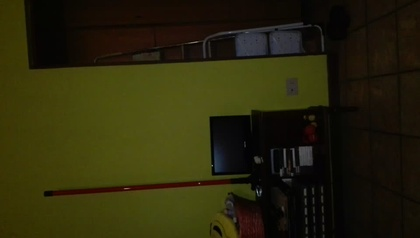
%> input picture Dataset/Demo4/bkg/IMG_0001.jpg, 420 x 238 px, shrunk from 1920 x 1088 before the run; its folder holds only this picture in this run
$ octave Demo4.m   (GNU Octave 9; MATLAB toolbox functions it lacks are replaced by stand-ins)
%> lines starting %> are read from the running program, lines starting %| are printed output that depends on the picture
### Utils/loadImages.m
function images = loadImages(folderName, format, montageOn)
%
%  Input(s):
%           folderName - name of the folder containing the images
%           format - format of the images to be loaded
%           montageOn - 1 if we want to show a montage of all the loaded
%                       images, 0 otherwise
%  Output(s):
%           images - loaded images
%
    imgRoot = strcat('./',folderName,'/');
    imnames=dir([imgRoot '*' format]);

    num_imgs = length(imnames);
    images = cell(num_imgs,1);

    for i=1:num_imgs
        imname=[imgRoot imnames(i).name];
        images{i} = imread(imname);
    end

    if montageOn
        folderPaths = {imnames.folder}';
        names = {imnames.name}';
        montage(strcat(folderPaths,'/',names));
    end
end

### SilhouetteExtraction/hsvSubtraction.m
function silhouettes = hsvSubtraction(bkgs,imgs,varargin)
%
%  Input(s):
%           bkgs - images of the background, used to average over time
%           imgs - images in which we want to extract a target silhouette
%           varargin - optional argument describing the window size when
%                      using median filter to denoise the foreground
%  Output(s):
%           silhouettes - the extracted silhouettes from the input images
%

    % Input arguments error checks and parsing
    if length(bkgs) < 1
        error('myfuns:hsvSubtraction:TooFewInputs', ...
            'Function requires at least one background image.');
    end

    if length(varargin) < 1
        filtWinSize = 3; % default filter window size
    else
        filtWinSize = varargin{1};
    end

    % To model the background we need to extract separaterly the three
    % color channel for all the available background images and compute the
    % average
    numBkgs = length(bkgs);
    bkg = zeros(size(bkgs{1}),'uint32');
    for i = 1:numBkgs
        bkg = bkg + uint32(bkgs{i});
    end
    bkg = uint8(bkg/numBkgs);
    bkgHSV = round(rgb2hsv(bkg)); % convert background in hsv color space

    % Each image is compared in the HSV color space with the background,
    % using a bitwise xor comparison (positive output if two pixels
    % differ). Application of median filtering and region denoising
    % provides a better outcome, dealing with the not considered variance
    % in the background
    numImgs = length(imgs);
    silhouettes = cell(numImgs,1);

    for i = 1:numImgs
        imgHSV = round(rgb2hsv(imgs{i}));
        out = rgb2gray(bitxor(bkgHSV,imgHSV));
        binImg = out>0;

        % Smoothing of the foreground using a median filter
        filtImg = medfilt2(binImg,[filtWinSize,filtWinSize]);

        % Denoising done clustering similar regions in the binary image
        [L, num] = bwlabel(filtImg);
        STATS = regionprops(L,'all');
        for j = 1:num
            dd=STATS(j).Area;
            if(dd<500)
                L(L==j)=0;
                num=num-1;
            end
        end

        [L2,~] = bwlabel(L);
        silhouettes{i} = L2;
    end
end

### Utils/showMontage.m
function showMontage(imgs)
%
%  Input(s):
%           imgs - sequence of images to be showed as a montage
%

    montageImgs = cat(4,imgs{:});
    montage(montageImgs);
end

### SilhouetteExtraction/EffBkgSubShadRemoval/backgroundTM.m
function [w,msd,k,st] = backgroundTM(bkgs)
%
%  Model generation: explores the x84 outlier rule during training to
%  estimate the standard deviation at each pixel.
%
%  Input(s):
%           input_bkgs - images of the background used to train the model
%  Output(s):
%           w - the background model using the metrically-trimmed mean
%           msd - mode of estimated standard deviations (not used in  the
%           paper)
%           k - the threshold for foreground detection (set to the default value 3)
%           st - the estimated standard deviation based on the MAD
%

    % Input arguments error checks
    if length(bkgs) < 1
           error('myfuns:backgroundTM:TooFewInputs', ...
               'Function requires at least one background image.');
    end

    % Creates a stack of "frames", using the input images
    nframes = length(bkgs);
    sizes = [size(rgb2gray(bkgs{1})),nframes];
    x = zeros(sizes,'uint8');
    for i = 1:nframes
        y = bkgs{i};  %reads frame i from video sequence or camera, and returns an image y (must write!)
        if size(y,3)>1
            y = double(rgb2gray(y));
        end

        % Stacks all grayscale images in a 3D array x
        x(:,:,i) = y;
    end

    % Computes the background model
    [w,msd,k,st] = new_background_metrically_trimmed(x);
end

### SilhouetteExtraction/EffBkgSubShadRemoval/new_background_metrically_trimmed.m
function [w,msd,k,st]=new_background_metrically_trimmed(x)
%
% Based on a sequence of grayscale frames  x (height x width x number of
% frames), computes the background as the metrically trimmed mean for each
% pixel, and estimates the standard deviation based on the MAD estimate
%
    % Median
    [w,med]=metrically_trimed_mean(x,.3);
    s = size(x);

    % Compute MAD
    madd = median(abs(repmat(med,[1 1 s(3)])-double(x)),3);
    % md = median(madd(:));
    madd(madd==0) = .5; % Defines a minimum value of 0.5 for the MAD
    st = 1.4826*madd; % estimates the standard deviation
    msd = find_mode_std(st(w>20 & w<230)); % computes the mode of the standard deviation (excludes regions that are very dark or very bright)
    k = 3; % default value for the standard deviation threshold
end

### Demo4.m
%% ----------------------------------------------------------------------%%
% ----------------------- SEQUENCES PREPARATION --------------------------%
% ------------------------------------------------------------------------%
addpath(genpath('../trunk'));

input_bkgs = loadImages('Dataset/Demo4/bkg','jpg',0);
%> input_bkgs = 1 item
for i = 1:length(input_bkgs)
    input_bkgs{i} = flip(permute(input_bkgs{i},[2 1 3]),2);
end
%> this loop made 1 pass

input_seq = loadImages('Dataset/Demo4/seq','jpg',0);
for i = 1:length(input_seq)
    input_seq{i} = flip(permute(input_seq{i},[2 1 3]),2);
end
%> after the loop, input_seq = {}


%% ----------------------------------------------------------------------%%
% ----------------------- SILHOUETTES EXTRACTION -------------------------%
% ------------------------------------------------------------------------%
%% HSV background subtraction
% Silhouettes extraction exploiting the HSV color space. The filter size is
% optional, 3 as default. For this demo, a 5x5 window provides better
% results.
silhHSVSub = hsvSubtraction(input_bkgs,input_seq,5);
%> in hsvSubtraction, `filtWinSize = varargin{1};`: filtWinSize = 5
%> in hsvSubtraction, `numBkgs = length(bkgs);`: numBkgs = 1
%> in hsvSubtraction, `bkg = zeros(size(bkgs{1}),'uint32');`: bkg: size 420x238x3 uint32; every value is 0
%> the loop in hsvSubtraction, `for i = 1:numBkgs` made 1 pass
%> pass 1, in hsvSubtraction, `bkg = bkg + uint32(bkgs{i});`:
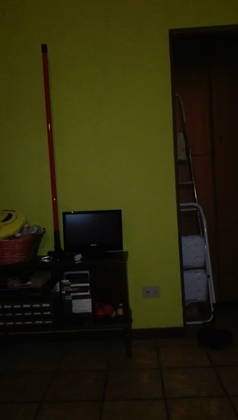
%> bkg: size 420x238x3 uint32; mean R, G, B 41.4, 38.1, 11; mean of the top-left, top-right, bottom-left and bottom-right quarters 47.7, 32.8, 14, 26.2
%> in hsvSubtraction, `bkgHSV = round(rgb2hsv(bkg));`: bkgHSV: size 420x238x3 double; mean H, S, V 0.0539, 0.865, 8e-05
%> in hsvSubtraction, `numImgs = length(imgs);`: numImgs = 0
%> in hsvSubtraction, `silhouettes = cell(numImgs,1);`: silhouettes = {}
%> silhHSVSub = {}
for i = 1:length(silhHSVSub)
    silhHSVSub{i}(round(size(silhHSVSub{i},1)*2/3):end,:) = 0;
end
%> this loop made 0 passes
showMontage(silhHSVSub);
%> in showMontage, `montageImgs = cat(4,imgs{:});`: montageImgs = []
title('HSV silhouette extraction')

%% Efficient background subtraction
% Silhouettes extraction using the subtraction technique described in
% "Efficient Background Subtraction and Shadow Removal for Monochromatic
% Video Sequences. IEEE Transactions on Multimedia".
[w,~,k,st] = backgroundTM(input_bkgs);
%> in backgroundTM, `nframes = length(bkgs);`: nframes = 1
%> in backgroundTM, `sizes = [size(rgb2gray(bkgs{1})),nframes];`: sizes = [420 238 1]
%> in backgroundTM, `x = zeros(sizes,'uint8');`: x: size 420x238 uint8; every value is 0
%> the loop in backgroundTM, `for i = 1:nframes` made 1 pass
%> pass 1, in backgroundTM, `y = double(rgb2gray(y));`:
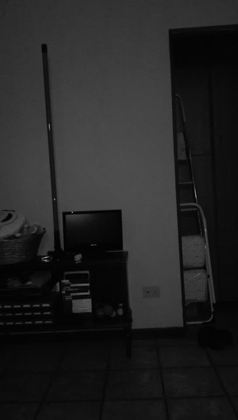
%> y: size 420x238 double; min 0, max 154, mean 36
%> the run ends on the next line
